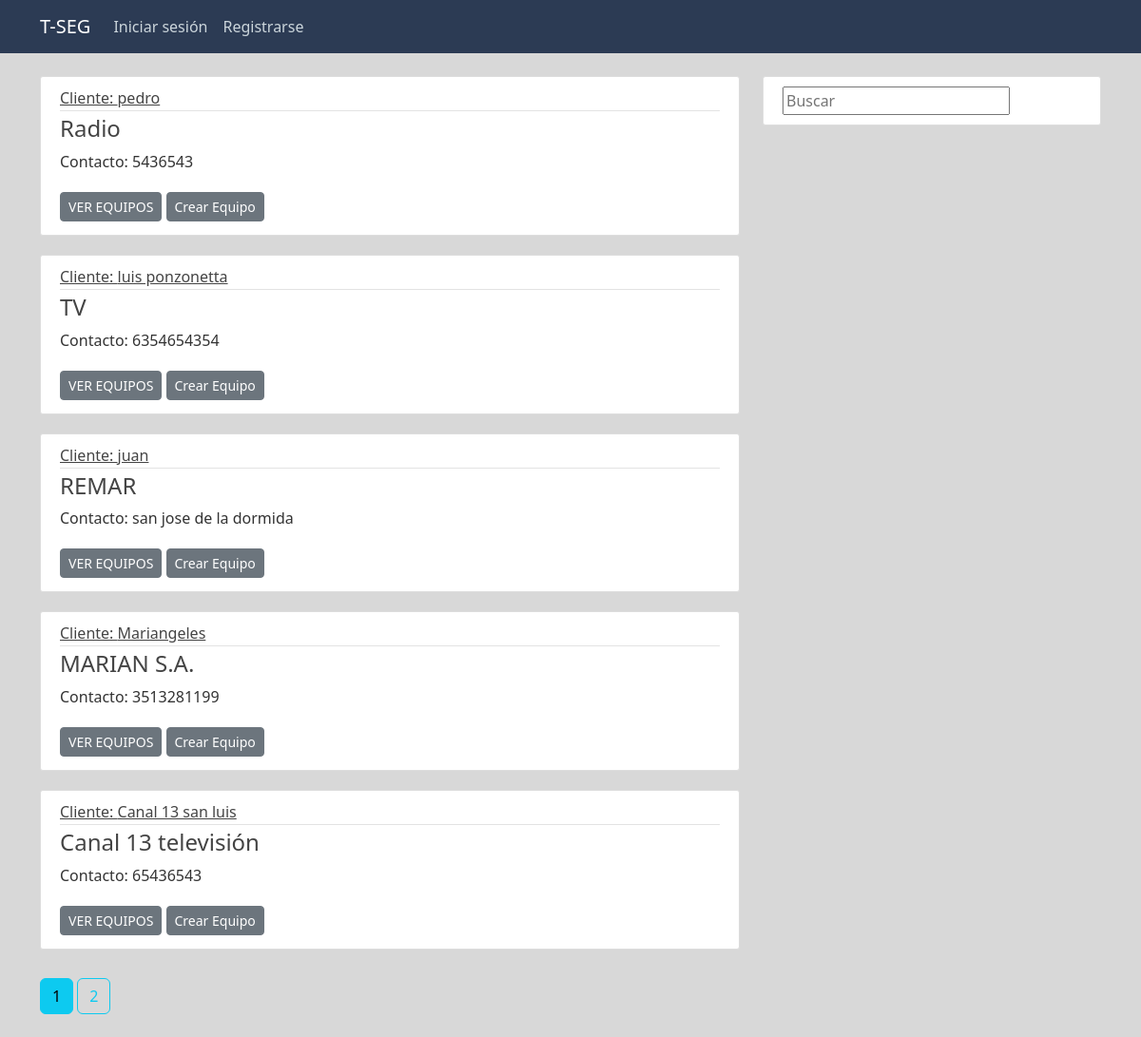
Screenshot of /all_clients with the database file from the repository.
### tseg/models.py (models this page shows, shortened)
class Client(db.Model):
	id = db.Column(db.Integer, primary_key=True)
	client_name = db.Column(db.String(150), unique=False, nullable=False)
	business_name = db.Column(db.String(150), unique=False, nullable=False)
	contact = db.Column(db.String(250), unique=False, nullable=False)
	comments = db.Column(db.Text)
	user_id = db.Column(db.Integer, db.ForeignKey('user.id'), nullable=False)
	equipments = db.relationship('Equipment', backref='owner', lazy=True)

### tseg/clients/routes.py (the view)
@clients.route("/all_clients")
def all_clients():
	page = request.args.get('page', 1, type=int) # num pagina de mensajes
	all_clients = Client.query.order_by(Client.client_name.desc()).paginate(page=page, per_page=5)
	return render_template('all_clients.html',
							all_clients=all_clients,
							title='Clientes')

### tseg/templates/all_clients.html
{% extends "layout.html" %}
{% block content %}
    {% for client in all_clients.items %}
        <article class="media content-section">
          	<div class="media-body">
            	<div class="article-metadata">
                    <a class="article-title" href="{{ url_for('clients.client', client_id =client.id) }}">Cliente: {{ client.client_name }}</a>
            	</div>
            	<h4 class="article-title" href=""> {{ client.business_name }}</h4>
            	<p class="article-content">Contacto: {{ client.contact }}</p>
                <a class="btn btn-secondary btn-sm mt-1 mb-1" href="{{ url_for('clients.client_equipments', client_name=client.client_name) }}">VER EQUIPOS</a>
                <a class="btn btn-secondary btn-sm mt-1 mb-1" href="{{ url_for('equipments.add_equipment', client_id = client.id) }}">Crear Equipo</a>
          </div>
        </article>
    {% endfor %}
    {% for page_num in all_clients.iter_pages(left_edge=1, right_edge=1, left_current=1, right_current=2) %}
    {% if page_num %}
        {% if all_clients.page == page_num %}
            <a class="btn btn-info mb-4" href="{{ url_for('clients.all_clients', page=page_num) }}">{{ page_num }}</a>
        {% else %}
            <a class="btn btn-outline-info mb-4" href="{{ url_for('clients.all_clients', page=page_num) }}">{{ page_num }}</a>
        {% endif %}
    {% else %}
        ...
    {% endif %}
    {% endfor %}
{% endblock content %}

### tseg/static/estilo.css (style rules this page uses)
body { background: #D8D8D8; color: #333333; margin-top: 5rem; }
h1, h2, h3, h4, h5, h6 { color: #444444; }
.content-section { background: #ffffff; padding: 10px 20px; border: 1px solid #dddddd; border-radius: 3px; margin-bottom: 20px; }
.article-title { color: #444444; }
.article-content { white-space: pre-line; }
.article-metadata { padding-bottom: 1px; margin-bottom: 4px; border-bottom: 1px solid #e3e3e3 }
.btn { margin-top: 10px; }

### rows the page displays
Client: client_name "pedro", business_name "Radio", contact "5436543"
Client: client_name "luis ponzonetta", business_name "TV", contact "6354654354"
Client: client_name "juan", business_name "REMAR", contact "san jose de la dormida"
Client: client_name "Mariangeles", business_name "MARIAN S.A.", contact "3513281199"
Client: client_name "Canal 13 san luis", business_name "Canal 13 televisión", contact "65436543"

### other values shown
{{ page_num }} "1"
{{ page_num }} "2"
